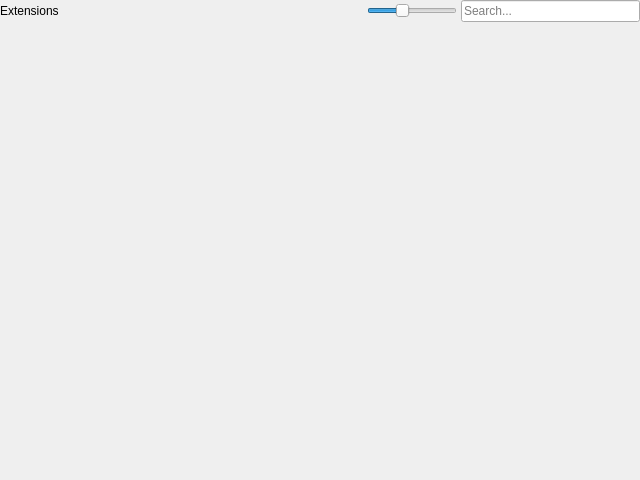
<?xml version="1.0" encoding="UTF-8"?>
<ui version="4.0">
  <class>ExtensionGallery</class>
  <widget class="QWidget" name="ExtensionGallery">
    <property name="geometry">
      <rect><x>0</x><y>0</y><width>640</width><height>480</height></rect>
    </property>
    <layout class="QGridLayout" name="mainLayout" columnstretch="1,0,0,0" rowstretch="0,1">
      <property name="leftMargin"><number>0</number></property>
      <property name="topMargin"><number>0</number></property>
      <property name="rightMargin"><number>0</number></property>
      <property name="bottomMargin"><number>0</number></property>
      <property name="horizontalSpacing"><number>4</number></property>
      <property name="verticalSpacing"><number>4</number></property>
      <item row="0" column="0">
        <widget class="QLabel" name="title">
          <property name="text"><string>Extensions</string></property>
        </widget>
      </item>
      <item row="0" column="1">
        <spacer name="toolbarSpacer">
          <property name="orientation"><enum>Qt::Horizontal</enum></property>
          <property name="sizeHint" stdset="0"><size><width>40</width><height>20</height></size></property>
        </spacer>
      </item>
      <item row="0" column="2">
        <widget class="QSlider" name="thumbSize">
          <property name="minimumSize"><size><width>90</width><height>0</height></size></property>
          <property name="maximumSize"><size><width>90</width><height>16777215</height></size></property>
          <property name="toolTip"><string>Thumbnail size</string></property>
          <property name="minimum"><number>0</number></property>
          <property name="maximum"><number>16</number></property>
          <property name="value"><number>6</number></property>
          <property name="orientation"><enum>Qt::Horizontal</enum></property>
        </widget>
      </item>
      <item row="0" column="3">
        <widget class="QLineEdit" name="search">
          <property name="maximumSize"><size><width>220</width><height>16777215</height></size></property>
          <property name="placeholderText"><string>Search...</string></property>
        </widget>
      </item>
      <item row="1" column="0" colspan="4">
        <widget class="Linea::UI::GalleryWidget" name="gallery">
          <property name="sizePolicy">
            <sizepolicy hsizetype="Expanding" vsizetype="Expanding"><horstretch>1</horstretch><verstretch>1</verstretch></sizepolicy>
          </property>
        </widget>
      </item>
    </layout>
  </widget>
  <customwidgets>
    <customwidget>
      <class>Linea::UI::GalleryWidget</class>
      <extends>QWidget</extends>
      <header>gallery-widget.h</header>
    </customwidget>
  </customwidgets>
  <resources/>
  <connections/>
</ui>
